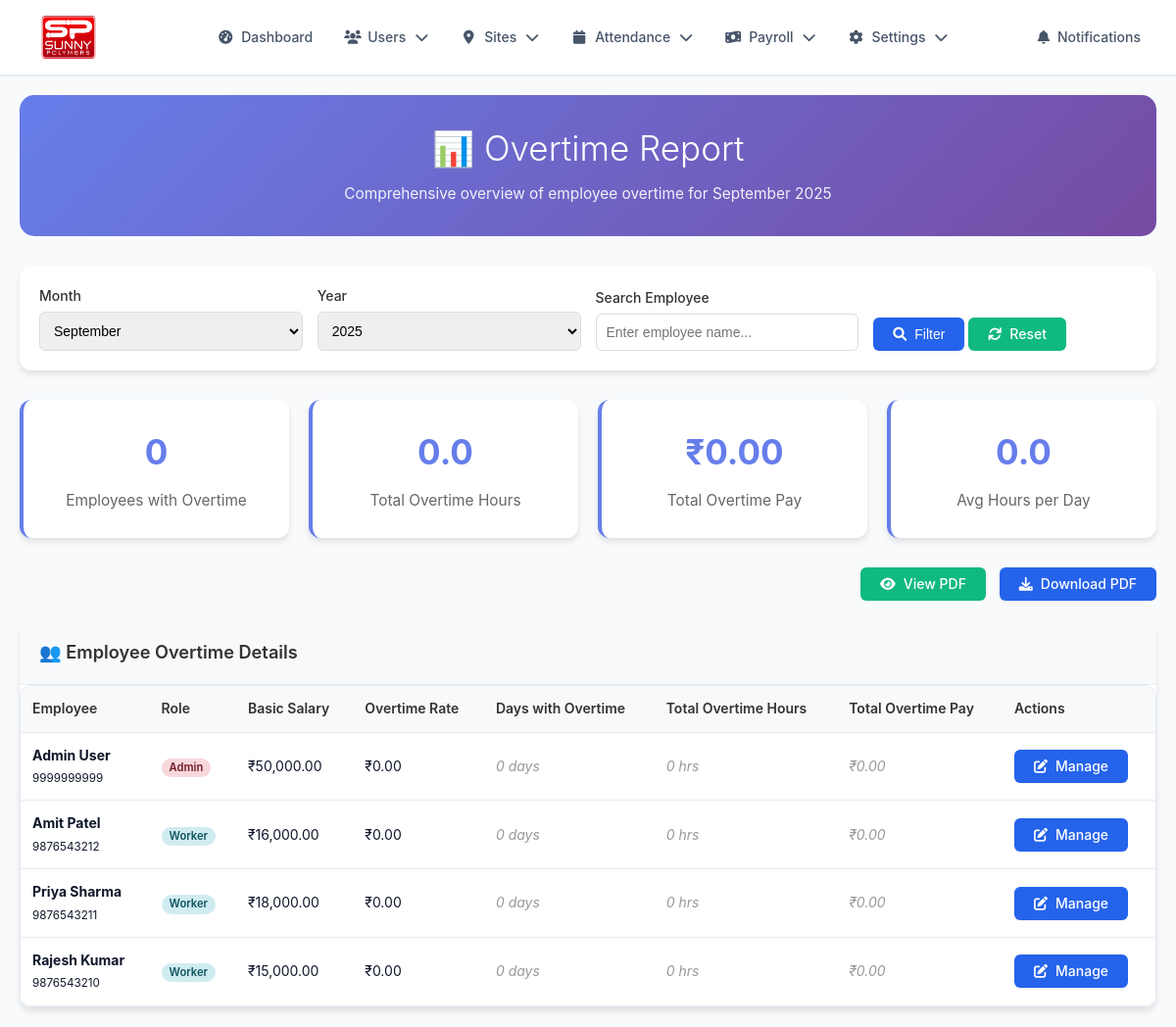
The app's page /overtime_report.php (signed in) with its own data.
### tables this page shows
CREATE TABLE users (
    id INT AUTO_INCREMENT PRIMARY KEY,
    name VARCHAR(100) NOT NULL,
    mobile VARCHAR(15) UNIQUE NOT NULL,
    password VARCHAR(255) NOT NULL,
    role ENUM('admin', 'staff', 'worker') DEFAULT 'worker',
    designation VARCHAR(100) DEFAULT NULL,
    state VARCHAR(50) NOT NULL,
    date_of_joining DATE NOT NULL,
    salary DECIMAL(10,2) NOT NULL,
    dearness_allowance DECIMAL(10,2) DEFAULT 0.00,
    medical_allowance DECIMAL(10,2) DEFAULT 0.00,
    house_rent_allowance DECIMAL(10,2) DEFAULT 0.00,
    conveyance_allowance DECIMAL(10,2) DEFAULT 0.00,
    pf_uan_number VARCHAR(30) DEFAULT NULL,
    overtime_rate DECIMAL(10,2) DEFAULT 0.00,
    bank_name VARCHAR(100) DEFAULT NULL,
    account_number VARCHAR(30) DEFAULT NULL,
    ifsc_code VARCHAR(20) DEFAULT NULL,
    branch_name VARCHAR(100) DEFAULT NULL,
    site_id INT NULL,
    created_at TIMESTAMP DEFAULT CURRENT_TIMESTAMP,
    updated_at TIMESTAMP DEFAULT CURRENT_TIMESTAMP ON UPDATE CURRENT_TIMESTAMP,
    INDEX idx_mobile (mobile),
    INDEX idx_role (role),
    INDEX idx_site (site_id)
);

### includes/auth.php (called while the page is built, shortened)
<?php
function has_role($role) {
    return isset($_SESSION['user_role']) && $_SESSION['user_role'] === $role;
}
function is_admin() {
    return has_role('admin');
}
?>

### overtime_report.php (the view, shortened to what this page needs)
<?php
require_once 'includes/db.php';
require_once 'includes/auth.php';
require_once 'includes/navigation.php';
$month = $_GET['month'] ?? date('m');
$year = $_GET['year'] ?? date('Y');
$employee_filter = $_GET['employee'] ?? '';
$where_clause = "WHERE 1=1";
$params = [];
$types = "";
$sql = "
    SELECT
        u.id,
        u.name,
        u.mobile,
        u.role,
        u.salary,
        u.overtime_rate,
        COALESCE(SUM(a.overtime_hours), 0) as total_overtime_hours,
        COALESCE(SUM(a.overtime_hours * a.overtime_rate), 0) as total_overtime_pay,
        COUNT(CASE WHEN a.overtime_hours > 0 THEN 1 END) as days_with_overtime,
        COUNT(a.id) as total_attendance_days
    FROM users u
    LEFT JOIN attendance a ON u.id = a.user_id
        AND MONTH(a.date) = ?
        AND YEAR(a.date) = ?
    $where_clause
    GROUP BY u.id, u.name, u.mobile, u.role, u.salary, u.overtime_rate
    ORDER BY total_overtime_hours DESC, u.name
";
$params = array_merge([$month, $year], $params);
$types = "ss" . $types;
$stmt = $conn->prepare($sql);
$stmt->bind_param($types, ...$params);
$stmt->execute();
$employees = $stmt->get_result()->fetch_all(MYSQLI_ASSOC);
$summary_sql = "
    SELECT
        COUNT(DISTINCT a.user_id) as employees_with_overtime,
        SUM(a.overtime_hours) as total_overtime_hours,
        SUM(a.overtime_hours * a.overtime_rate) as total_overtime_pay,
        AVG(a.overtime_hours) as avg_overtime_per_day
    FROM attendance a
    WHERE MONTH(a.date) = ? AND YEAR(a.date) = ? AND a.overtime_hours > 0
";
$stmt = $conn->prepare($summary_sql);
$stmt->bind_param("ss", $month, $year);
$stmt->execute();
$monthly_summary = $stmt->get_result()->fetch_assoc();
?>
<!DOCTYPE html>
<html lang="en">
<head>
    <link rel="stylesheet" href="assets/style.css">
    <link rel="stylesheet" href="assets/navigation.css">
    <link rel="stylesheet" href="https://cdnjs.cloudflare.com/ajax/libs/font-awesome/6.0.0/css/all.min.css">
</head>
<body>
    <nav class="navbar">
        <?php echo getNavigationMenu('overtime_report'); ?>
    </nav>
    <div class="report-container">
        <div class="report-header">
            <h1>📊 Overtime Report</h1>
            <p>Comprehensive overview of employee overtime for <?php echo date('F Y', mktime(0, 0, 0, $month, 1, $year)); ?></p>
        </div>
        <div class="filters-section">
            <form method="GET" class="filters-form">
                <div class="form-group">
                    <label for="month">Month</label>
                    <select name="month" id="month">
                        <?php for ($m = 1; $m <= 12; $m++): ?>
                            <option value="<?php echo str_pad($m, 2, '0', STR_PAD_LEFT); ?>"
                                    <?php echo $month == str_pad($m, 2, '0', STR_PAD_LEFT) ? 'selected' : ''; ?>>
                                <?php echo date('F', mktime(0, 0, 0, $m, 1)); ?>
                            </option>
                        <?php endfor; ?>
                    </select>
                </div>
                <div class="form-group">
                    <label for="year">Year</label>
                    <select name="year" id="year">
                        <?php for ($y = date('Y') - 2; $y <= date('Y') + 1; $y++): ?>
                            <option value="<?php echo $y; ?>" <?php echo $year == $y ? 'selected' : ''; ?>>
                                <?php echo $y; ?>
                            </option>
                        <?php endfor; ?>
                    </select>
                </div>
                <div class="form-group">
                    <label for="employee">Search Employee</label>
                    <input type="text" name="employee" id="employee"
                           value="<?php echo htmlspecialchars($employee_filter); ?>"
                           placeholder="Enter employee name...">
                </div>
                <div class="form-group">
                    <button type="submit" class="btn btn-primary">
                        <i class="fas fa-search"></i> Filter
                    </button>
                    <a href="overtime_report.php" class="btn btn-success">
                        <i class="fas fa-refresh"></i> Reset
                    </a>
                </div>
            </form>
        </div>
        <div class="summary-grid">
            <div class="summary-card">
                <div class="summary-number"><?php echo $monthly_summary['employees_with_overtime'] ?? 0; ?></div>
                <div class="summary-label">Employees with Overtime</div>
            </div>
            <div class="summary-card">
                <div class="summary-number"><?php echo number_format($monthly_summary['total_overtime_hours'] ?? 0, 1); ?></div>
                <div class="summary-label">Total Overtime Hours</div>
            </div>
            <div class="summary-card">
                <div class="summary-number">₹<?php echo number_format($monthly_summary['total_overtime_pay'] ?? 0, 2); ?></div>
                <div class="summary-label">Total Overtime Pay</div>
            </div>
            <div class="summary-card">
                <div class="summary-number"><?php echo number_format($monthly_summary['avg_overtime_per_day'] ?? 0, 1); ?></div>
                <div class="summary-label">Avg Hours per Day</div>
            </div>
        </div>
        <div class="export-section">
            <a href="overtime_report.php?month=<?php echo $month; ?>&year=<?php echo $year; ?>&employee=<?php echo urlencode($employee_filter); ?>&export=pdf"
               class="btn btn-success" style="margin-right: 10px;" target="_blank">
                <i class="fas fa-eye"></i> View PDF
            </a>
            <a href="overtime_report.php?month=<?php echo $month; ?>&year=<?php echo $year; ?>&employee=<?php echo urlencode($employee_filter); ?>&export=pdf&download=1"
               class="btn btn-primary">
                <i class="fas fa-download"></i> Download PDF
            </a>
        </div>
        <div class="employees-table">
            <div class="section-header">
                <h3>👥 Employee Overtime Details</h3>
            </div>
            <div class="table-container">
                <table>
                    <thead>
                        <tr>
                            <th>Employee</th>
                            <th>Role</th>
                            <th>Basic Salary</th>
                            <th>Overtime Rate</th>
                            <th>Days with Overtime</th>
                            <th>Total Overtime Hours</th>
                            <th>Total Overtime Pay</th>
                            <th>Actions</th>
                        </tr>
                    </thead>
                    <tbody>
                        <?php if (empty($employees)): ?>
                            <tr>
                                <td colspan="8" class="text-center text-muted">
                                    <i class="fas fa-users" style="font-size: 3rem; color: #dee2e6;"></i>
                                    <p>No employees found for the selected criteria</p>
                                </td>
                            </tr>
                        <?php else: ?>
                            <?php foreach ($employees as $employee): ?>
                                <tr>
                                    <td>
                                        <div>
                                            <strong><?php echo htmlspecialchars($employee['name']); ?></strong><br>
                                            <small><?php echo htmlspecialchars($employee['mobile']); ?></small>
                                        </div>
                                    </td>
                                    <td>
                                        <span class="badge badge-<?php echo $employee['role'] == 'admin' ? 'danger' : ($employee['role'] == 'staff' ? 'warning' : 'info'); ?>">
                                            <?php echo ucfirst($employee['role']); ?>
                                        </span>
                                    </td>
                                    <td>₹<?php echo number_format($employee['salary'], 2); ?></td>
                                    <td>₹<?php echo number_format($employee['overtime_rate'], 2); ?></td>
                                    <td>
                                        <?php if ($employee['days_with_overtime'] > 0): ?>
                                            <span class="overtime-hours"><?php echo $employee['days_with_overtime']; ?> days</span>
                                        <?php else: ?>
                                            <span class="no-overtime">0 days</span>
                                        <?php endif; ?>
                                    </td>
                                    <td>
                                        <?php if ($employee['total_overtime_hours'] > 0): ?>
                                            <span class="overtime-hours"><?php echo number_format($employee['total_overtime_hours'], 1); ?> hrs</span>
                                        <?php else: ?>
                                            <span class="no-overtime">0 hrs</span>
                                        <?php endif; ?>
                                    </td>
                                    <td>
                                        <?php if ($employee['total_overtime_pay'] > 0): ?>
                                            <span class="overtime-pay">₹<?php echo number_format($employee['total_overtime_pay'], 2); ?></span>
                                        <?php else: ?>
                                            <span class="no-overtime">₹0.00</span>
                                        <?php endif; ?>
                                    </td>
                                    <td>
                                        <a href="overtime_management.php" class="btn btn-primary btn-sm">
                                            <i class="fas fa-edit"></i> Manage
                                        </a>
                                    </td>
                                </tr>
                            <?php endforeach; ?>
                        <?php endif; ?>
                    </tbody>
                </table>
            </div>
        </div>
    </div>
</body>
</html>

### assets/style.css (style rules this page uses)
:root { --primary-color: #2563eb; --primary-dark: #1d4ed8; --primary-light: #3b82f6; --secondary-color: #64748b; --accent-color: #f59e0b; --success-color: #10b981; --danger-color: #ef4444; --warning-color: #f59e0b; --info-color: #06b6d4; --bg-primary: #ffffff; --bg-secondary: #f8fafc; --bg-tertiary: #f1f5f9; --text-primary: #0f172a; --text-secondary: #475569; --text-muted: #64748b; --border-color: #e2e8f0; --border-light: #f1f5f9; --shadow-sm: 0 1px 2px 0 rgb(0 0 0 / 0.05); --shadow-md: 0 4px 6px -1px rgb(0 0 0 / 0.1), 0 2px 4px -2px rgb(0 0 0 / 0.1); --shadow-lg: 0 10px 15px -3px rgb(0 0 0 / 0.1), 0 4px 6px -4px rgb(0 0 0 / 0.1); --shadow-xl: 0 20px 25px -5px rgb(0 0 0 / 0.1), 0 8px 10px -6px rgb(0 0 0 / 0.1); --radius-sm: 0.375rem; --radius-md: 0.5rem; --radius-lg: 0.75rem; --radius-xl: 1rem; }
* { margin: 0; padding: 0; box-sizing: border-box; }
body { font-family: 'Inter', -apple-system, BlinkMacSystemFont, 'Segoe UI', 'Roboto', sans-serif; background: var(--bg-secondary); color: var(--text-primary); line-height: 1.6; font-size: 14px; -webkit-font-smoothing: antialiased; -moz-osx-font-smoothing: grayscale; }
h1, h2, h3, h4, h5, h6 { font-weight: 600; line-height: 1.4; color: var(--text-primary); }
h1 { font-size: 2.25rem; }
h3 { font-size: 1.5rem; }
p { color: var(--text-secondary); margin-bottom: 1rem; }
.form-group { margin-bottom: 1.5rem; }
.form-group label { display: block; margin-bottom: 0.5rem; color: var(--text-primary); font-weight: 500; font-size: 0.875rem; }
.btn { display: inline-flex; align-items: center; justify-content: center; padding: 0.875rem 1.5rem; border: none; border-radius: var(--radius-md); font-size: 0.875rem; font-weight: 600; text-decoration: none; cursor: pointer; transition: all 0.2s ease; gap: 0.5rem; line-height: 1; white-space: nowrap; }
.btn-primary { background: linear-gradient(135deg, var(--primary-color), var(--primary-light)); color: white; box-shadow: var(--shadow-sm); }
.btn-success { background: var(--success-color); color: white; }
.btn-sm { padding: 0.5rem 1rem; font-size: 0.75rem; }
.table-container { overflow-x: auto; border-radius: var(--radius-lg); border: 1px solid var(--border-color); }
.badge { display: inline-flex; align-items: center; padding: 0.25rem 0.75rem; border-radius: 9999px; font-size: 0.75rem; font-weight: 600; line-height: 1; }
.badge-danger { background: rgba(239, 68, 68, 0.1); color: var(--danger-color); }
.badge-info { background: rgba(6, 182, 212, 0.1); color: var(--info-color); }
html { scroll-behavior: smooth; }
.btn { font-weight: 500; }
.btn-primary { background-color: var(--primary-color) !important; border-color: var(--primary-color) !important; color: white !important; }
.btn-success { background-color: var(--success-color) !important; border-color: var(--success-color) !important; color: white !important; }

### assets/navigation.css (style rules this page uses)
.navbar { background: var(--bg-primary); border-bottom: 1px solid var(--border-color); box-shadow: var(--shadow-sm); position: sticky; top: 0; z-index: 1000; }

### records on screen
users: name "Admin User", mobile "9999999999", role "Admin", salary "50,000.00", overtime_rate "0.00"
users: name "Amit Patel", mobile "9876543212", role "Worker", salary "16,000.00", overtime_rate "0.00"
users: name "Priya Sharma", mobile "9876543211", role "Worker", salary "18,000.00", overtime_rate "0.00"
users: name "Rajesh Kumar", mobile "9876543210", role "Worker", salary "15,000.00", overtime_rate "0.00"

### other values on screen
date('F Y', mktime(0, 0, 0, $month, 1, $year)) "September 2025"
$monthly_summary['employees_with_overtime'] "0"
$monthly_summary['total_overtime_hours'] "0.0"
$monthly_summary['total_overtime_pay'] "0.00"
$monthly_summary['avg_overtime_per_day'] "0.0"
form field month "September"
form field year "2025"
